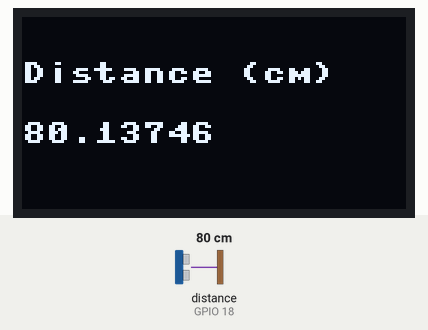
Bench run of a program on a simulated ESP32 board running MicroPython. On the bench: 128×64 one-colour display. The inputs (shaded band) are chosen by the test bench; at power-on: distance to the obstacle (sensor on GPIO 18) 80 cm. The echo pulse lasts 58.3 µs per cm; library files of the repository ran but are not shown: ssd1306.py, hcsr04.py; what the program prints to the serial console is not drawn.

Above: at 1.2 s.
1.3 s: distance to the obstacle (sensor on GPIO 18) set to 2 cm
At 3.3 s:
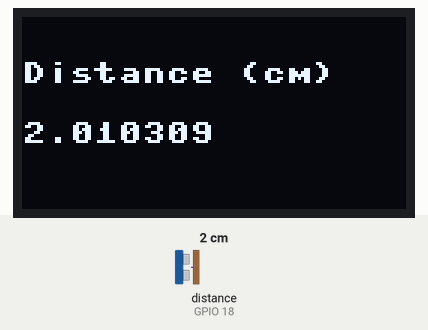
3.6 s: distance to the obstacle (sensor on GPIO 18) set to 4 cm
At 4.4 s:
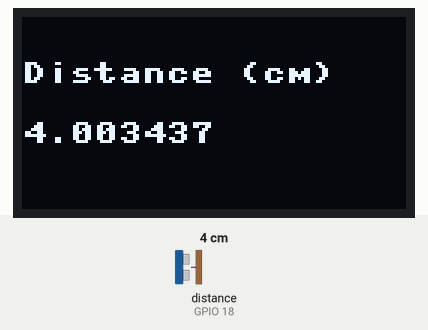
5.6 s: distance to the obstacle (sensor on GPIO 18) set to 9 cm
At 6.7 s:
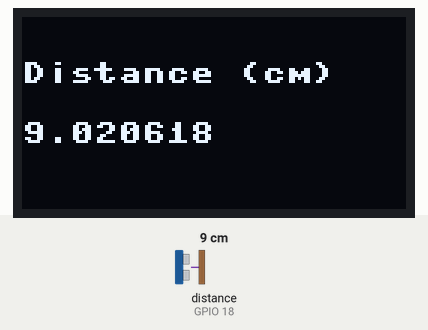
Timing chart, 0 to 8.6 s (numbered marks = the images above; inputs shaded):
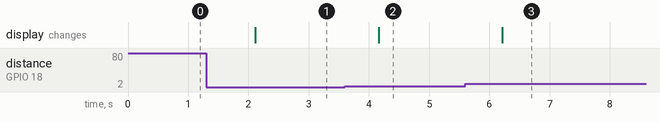

The program:

Proyecto.py
```python
# Complete project details at https://RandomNerdTutorials.com/micropython-hc-sr04-ultrasonic-esp32-esp8266/
from machine import Pin, I2C
import ssd1306
from hcsr04 import HCSR04
from time import sleep

# ESP32 Pin assignment
i2c = I2C(scl=Pin(22), sda=Pin(21))
sensor = HCSR04(trigger_pin=5, echo_pin=18, echo_timeout_us=10000)

# ESP8266 Pin assignment
#i2c = I2C(scl=Pin(5), sda=Pin(4))
#sensor = HCSR04(trigger_pin=12, echo_pin=14, echo_timeout_us=10000)

oled_width = 128
oled_height = 64
oled = ssd1306.SSD1306_I2C(oled_width, oled_height, i2c)

while True:
  oled.fill(0)
  #oled.show()
  distance = sensor.distance_cm()
  print('Distance:', distance, 'cm')
  oled.text("Distance (cm)", 0, 15)
  oled.text(str(distance), 0, 35)
  oled.show()
  sleep(1)
```

Measured:
- after the input at 1.3 s, the display: changes after 0.81 s (image 1)
- after the input at 3.6 s, the display: changes after 0.56 s (image 2)
- after the input at 5.6 s, the display: changes after 0.62 s (image 3)
